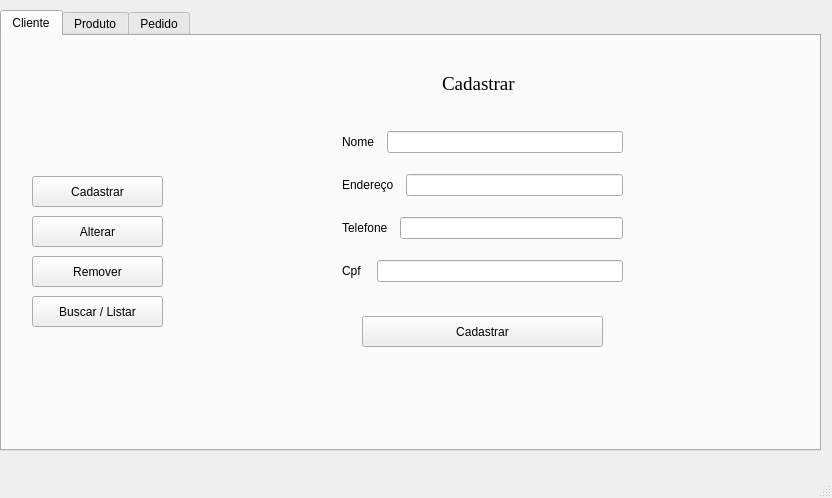
<?xml version="1.0" encoding="UTF-8"?>
<ui version="4.0">
 <class>MainWindow</class>
 <widget class="QMainWindow" name="MainWindow">
  <property name="geometry">
   <rect>
    <x>0</x>
    <y>0</y>
    <width>832</width>
    <height>498</height>
   </rect>
  </property>
  <property name="windowTitle">
   <string>Ludmilla Software</string>
  </property>
  <widget class="QWidget" name="centralwidget">
   <widget class="QTabWidget" name="maconha">
    <property name="geometry">
     <rect>
      <x>0</x>
      <y>10</y>
      <width>821</width>
      <height>441</height>
     </rect>
    </property>
    <property name="currentIndex">
     <number>0</number>
    </property>
    <widget class="QWidget" name="Cliente">
     <attribute name="title">
      <string>Cliente</string>
     </attribute>
     <widget class="QStackedWidget" name="stackedWidget">
      <property name="geometry">
       <rect>
        <x>210</x>
        <y>40</y>
        <width>551</width>
        <height>311</height>
       </rect>
      </property>
      <property name="currentIndex">
       <number>4</number>
      </property>
      <widget class="QWidget" name="page">
       <widget class="QLabel" name="label_6">
        <property name="geometry">
         <rect>
          <x>80</x>
          <y>0</y>
          <width>111</width>
          <height>16</height>
         </rect>
        </property>
        <property name="font">
         <font>
          <family>Times New Roman</family>
          <pointsize>14</pointsize>
         </font>
        </property>
        <property name="text">
         <string>Buscar / Listar</string>
        </property>
       </widget>
       <widget class="QPushButton" name="pushButton_Buscar">
        <property name="geometry">
         <rect>
          <x>20</x>
          <y>80</y>
          <width>111</width>
          <height>31</height>
         </rect>
        </property>
        <property name="text">
         <string>Buscar</string>
        </property>
       </widget>
       <widget class="QTextEdit" name="textEdit_saidaCliente">
        <property name="geometry">
         <rect>
          <x>320</x>
          <y>40</y>
          <width>221</width>
          <height>271</height>
         </rect>
        </property>
       </widget>
       <widget class="QLabel" name="label_8">
        <property name="geometry">
         <rect>
          <x>320</x>
          <y>20</y>
          <width>61</width>
          <height>16</height>
         </rect>
        </property>
        <property name="text">
         <string>Resultado:</string>
        </property>
       </widget>
       <widget class="QPushButton" name="pushButton_ListarCliente">
        <property name="geometry">
         <rect>
          <x>140</x>
          <y>80</y>
          <width>111</width>
          <height>31</height>
         </rect>
        </property>
        <property name="text">
         <string>Listar</string>
        </property>
       </widget>
       <widget class="QLineEdit" name="lineEdit_buscarId">
        <property name="geometry">
         <rect>
          <x>45</x>
          <y>43</y>
          <width>201</width>
          <height>22</height>
         </rect>
        </property>
       </widget>
       <widget class="QLabel" name="label_11">
        <property name="geometry">
         <rect>
          <x>23</x>
          <y>43</y>
          <width>16</width>
          <height>16</height>
         </rect>
        </property>
        <property name="text">
         <string>Id  </string>
        </property>
       </widget>
       <widget class="QPushButton" name="pushButton_BuscarLimpar">
        <property name="geometry">
         <rect>
          <x>80</x>
          <y>120</y>
          <width>111</width>
          <height>31</height>
         </rect>
        </property>
        <property name="text">
         <string>Limpar</string>
        </property>
       </widget>
      </widget>
      <widget class="QWidget" name="page_3">
       <widget class="QLabel" name="label_17">
        <property name="geometry">
         <rect>
          <x>240</x>
          <y>0</y>
          <width>71</width>
          <height>16</height>
         </rect>
        </property>
        <property name="font">
         <font>
          <family>Times New Roman</family>
          <pointsize>14</pointsize>
         </font>
        </property>
        <property name="text">
         <string>Remover</string>
        </property>
       </widget>
       <widget class="QPushButton" name="pushButton_removerB">
        <property name="geometry">
         <rect>
          <x>140</x>
          <y>80</y>
          <width>261</width>
          <height>31</height>
         </rect>
        </property>
        <property name="text">
         <string>Remover</string>
        </property>
       </widget>
       <widget class="QLabel" name="label_12">
        <property name="geometry">
         <rect>
          <x>143</x>
          <y>43</y>
          <width>21</width>
          <height>16</height>
         </rect>
        </property>
        <property name="font">
         <font>
          <pointsize>10</pointsize>
         </font>
        </property>
        <property name="text">
         <string>Id  </string>
        </property>
       </widget>
       <widget class="QLineEdit" name="lineEdit_removerId">
        <property name="geometry">
         <rect>
          <x>165</x>
          <y>43</y>
          <width>231</width>
          <height>22</height>
         </rect>
        </property>
        <property name="font">
         <font>
          <pointsize>10</pointsize>
         </font>
        </property>
       </widget>
      </widget>
      <widget class="QWidget" name="page_4">
       <widget class="QLabel" name="label_24">
        <property name="geometry">
         <rect>
          <x>250</x>
          <y>0</y>
          <width>61</width>
          <height>16</height>
         </rect>
        </property>
        <property name="font">
         <font>
          <family>Times New Roman</family>
          <pointsize>14</pointsize>
         </font>
        </property>
        <property name="text">
         <string>Alterar</string>
        </property>
       </widget>
       <widget class="QPushButton" name="pushButton_AlterarB">
        <property name="geometry">
         <rect>
          <x>140</x>
          <y>260</y>
          <width>281</width>
          <height>31</height>
         </rect>
        </property>
        <property name="text">
         <string>Alterar</string>
        </property>
       </widget>
       <widget class="QWidget" name="layoutWidget">
        <property name="geometry">
         <rect>
          <x>110</x>
          <y>30</y>
          <width>341</width>
          <height>211</height>
         </rect>
        </property>
        <layout class="QVBoxLayout" name="verticalLayout_2">
         <item>
          <layout class="QHBoxLayout" name="horizontalLayout_5">
           <item>
            <layout class="QHBoxLayout" name="horizontalLayout_15">
             <item>
              <widget class="QLabel" name="label_19">
               <property name="text">
                <string>Id  </string>
               </property>
              </widget>
             </item>
             <item>
              <widget class="QLineEdit" name="lineEdit_alterarId"/>
             </item>
            </layout>
           </item>
           <item>
            <widget class="QPushButton" name="pushButton_alterarClienteBusca">
             <property name="text">
              <string>Buscar</string>
             </property>
            </widget>
           </item>
          </layout>
         </item>
         <item>
          <layout class="QHBoxLayout" name="horizontalLayout_16">
           <item>
            <widget class="QLabel" name="label_20">
             <property name="text">
              <string>Nome  </string>
             </property>
            </widget>
           </item>
           <item>
            <widget class="QLineEdit" name="lineEdit_alterarNome"/>
           </item>
          </layout>
         </item>
         <item>
          <layout class="QHBoxLayout" name="horizontalLayout_17">
           <item>
            <widget class="QLabel" name="label_21">
             <property name="text">
              <string>Endereço  </string>
             </property>
            </widget>
           </item>
           <item>
            <widget class="QLineEdit" name="lineEdit_alterarEndereco"/>
           </item>
          </layout>
         </item>
         <item>
          <layout class="QHBoxLayout" name="horizontalLayout_18">
           <item>
            <widget class="QLabel" name="label_22">
             <property name="text">
              <string>Telefone  </string>
             </property>
            </widget>
           </item>
           <item>
            <widget class="QLineEdit" name="lineEdit_alterarTelefone"/>
           </item>
          </layout>
         </item>
         <item>
          <layout class="QHBoxLayout" name="horizontalLayout_19">
           <item>
            <widget class="QLabel" name="label_23">
             <property name="text">
              <string>Cpf   </string>
             </property>
            </widget>
           </item>
           <item>
            <widget class="QLineEdit" name="lineEdit_alterarCpf"/>
           </item>
          </layout>
         </item>
        </layout>
       </widget>
      </widget>
      <widget class="QWidget" name="page_5">
       <widget class="QLabel" name="label_clientes">
        <property name="geometry">
         <rect>
          <x>50</x>
          <y>20</y>
          <width>391</width>
          <height>241</height>
         </rect>
        </property>
        <property name="text">
         <string/>
        </property>
        <property name="pixmap">
         <pixmap>Image/clientes.png</pixmap>
        </property>
        <property name="scaledContents">
         <bool>true</bool>
        </property>
       </widget>
      </widget>
      <widget class="QWidget" name="page_2">
       <widget class="QLabel" name="label_5">
        <property name="geometry">
         <rect>
          <x>230</x>
          <y>0</y>
          <width>81</width>
          <height>16</height>
         </rect>
        </property>
        <property name="font">
         <font>
          <family>Times New Roman</family>
          <pointsize>14</pointsize>
         </font>
        </property>
        <property name="text">
         <string>Cadastrar</string>
        </property>
       </widget>
       <widget class="QPushButton" name="pushButton_cadastrarCliente">
        <property name="geometry">
         <rect>
          <x>150</x>
          <y>240</y>
          <width>241</width>
          <height>31</height>
         </rect>
        </property>
        <property name="text">
         <string>Cadastrar</string>
        </property>
       </widget>
       <widget class="QWidget" name="layoutWidget">
        <property name="geometry">
         <rect>
          <x>130</x>
          <y>40</y>
          <width>281</width>
          <height>181</height>
         </rect>
        </property>
        <layout class="QVBoxLayout" name="verticalLayout">
         <item>
          <layout class="QHBoxLayout" name="horizontalLayout_4">
           <item>
            <widget class="QLabel" name="label">
             <property name="text">
              <string>Nome  </string>
             </property>
            </widget>
           </item>
           <item>
            <widget class="QLineEdit" name="lineEdit_cadastroNome"/>
           </item>
          </layout>
         </item>
         <item>
          <layout class="QHBoxLayout" name="horizontalLayout_3">
           <item>
            <widget class="QLabel" name="label_2">
             <property name="text">
              <string>Endereço  </string>
             </property>
            </widget>
           </item>
           <item>
            <widget class="QLineEdit" name="lineEdit_cadastroEndereco"/>
           </item>
          </layout>
         </item>
         <item>
          <layout class="QHBoxLayout" name="horizontalLayout_2">
           <item>
            <widget class="QLabel" name="label_3">
             <property name="text">
              <string>Telefone  </string>
             </property>
            </widget>
           </item>
           <item>
            <widget class="QLineEdit" name="lineEdit_cadastroTelefone"/>
           </item>
          </layout>
         </item>
         <item>
          <layout class="QHBoxLayout" name="horizontalLayout">
           <item>
            <widget class="QLabel" name="label_4">
             <property name="text">
              <string>Cpf   </string>
             </property>
            </widget>
           </item>
           <item>
            <widget class="QLineEdit" name="lineEdit_cadastroCpf"/>
           </item>
          </layout>
         </item>
        </layout>
       </widget>
      </widget>
     </widget>
     <widget class="QPushButton" name="pushButton_InserirCliente">
      <property name="geometry">
       <rect>
        <x>30</x>
        <y>140</y>
        <width>131</width>
        <height>31</height>
       </rect>
      </property>
      <property name="text">
       <string>Cadastrar</string>
      </property>
     </widget>
     <widget class="QPushButton" name="pushButton_AlterarCliente">
      <property name="geometry">
       <rect>
        <x>30</x>
        <y>180</y>
        <width>131</width>
        <height>31</height>
       </rect>
      </property>
      <property name="text">
       <string>Alterar</string>
      </property>
     </widget>
     <widget class="QPushButton" name="pushButton_RemoverCliente">
      <property name="geometry">
       <rect>
        <x>30</x>
        <y>220</y>
        <width>131</width>
        <height>31</height>
       </rect>
      </property>
      <property name="text">
       <string>Remover</string>
      </property>
     </widget>
     <widget class="QPushButton" name="pushButton_ConsultarCliente">
      <property name="geometry">
       <rect>
        <x>30</x>
        <y>260</y>
        <width>131</width>
        <height>31</height>
       </rect>
      </property>
      <property name="text">
       <string>Buscar / Listar</string>
      </property>
     </widget>
     <widget class="QLabel" name="label_39">
      <property name="geometry">
       <rect>
        <x>30</x>
        <y>20</y>
        <width>131</width>
        <height>81</height>
       </rect>
      </property>
      <property name="text">
       <string/>
      </property>
      <property name="pixmap">
       <pixmap>Image/Ludmila Software.png</pixmap>
      </property>
      <property name="scaledContents">
       <bool>true</bool>
      </property>
     </widget>
    </widget>
    <widget class="QWidget" name="Produto">
     <attribute name="title">
      <string>Produto</string>
     </attribute>
     <widget class="QPushButton" name="pushButton_RemoverProduto">
      <property name="geometry">
       <rect>
        <x>30</x>
        <y>220</y>
        <width>131</width>
        <height>31</height>
       </rect>
      </property>
      <property name="text">
       <string>Remover</string>
      </property>
     </widget>
     <widget class="QPushButton" name="pushButton_ConsultarProduto">
      <property name="geometry">
       <rect>
        <x>30</x>
        <y>260</y>
        <width>131</width>
        <height>31</height>
       </rect>
      </property>
      <property name="text">
       <string>Buscar / Listar</string>
      </property>
     </widget>
     <widget class="QPushButton" name="pushButton_AlterarProduto">
      <property name="geometry">
       <rect>
        <x>30</x>
        <y>180</y>
        <width>131</width>
        <height>31</height>
       </rect>
      </property>
      <property name="text">
       <string>Alterar</string>
      </property>
     </widget>
     <widget class="QPushButton" name="pushButton_InserirProduto">
      <property name="geometry">
       <rect>
        <x>30</x>
        <y>140</y>
        <width>131</width>
        <height>31</height>
       </rect>
      </property>
      <property name="text">
       <string>Cadastrar</string>
      </property>
     </widget>
     <widget class="QStackedWidget" name="stackedWidget_2">
      <property name="geometry">
       <rect>
        <x>210</x>
        <y>40</y>
        <width>561</width>
        <height>311</height>
       </rect>
      </property>
      <property name="currentIndex">
       <number>2</number>
      </property>
      <widget class="QWidget" name="page_11">
       <widget class="QLabel" name="label_33">
        <property name="geometry">
         <rect>
          <x>80</x>
          <y>0</y>
          <width>111</width>
          <height>16</height>
         </rect>
        </property>
        <property name="font">
         <font>
          <family>Times New Roman</family>
          <pointsize>14</pointsize>
         </font>
        </property>
        <property name="text">
         <string>Buscar / Listar</string>
        </property>
       </widget>
       <widget class="QPushButton" name="pushButton_BuscarProduto">
        <property name="geometry">
         <rect>
          <x>20</x>
          <y>80</y>
          <width>111</width>
          <height>31</height>
         </rect>
        </property>
        <property name="text">
         <string>Buscar</string>
        </property>
       </widget>
       <widget class="QTextEdit" name="textEdit_saidaProduto">
        <property name="geometry">
         <rect>
          <x>320</x>
          <y>40</y>
          <width>221</width>
          <height>271</height>
         </rect>
        </property>
       </widget>
       <widget class="QLabel" name="label_34">
        <property name="geometry">
         <rect>
          <x>320</x>
          <y>20</y>
          <width>61</width>
          <height>16</height>
         </rect>
        </property>
        <property name="text">
         <string>Resultado:</string>
        </property>
       </widget>
       <widget class="QPushButton" name="pushButton_ListarProduto">
        <property name="geometry">
         <rect>
          <x>140</x>
          <y>80</y>
          <width>111</width>
          <height>31</height>
         </rect>
        </property>
        <property name="text">
         <string>Listar</string>
        </property>
       </widget>
       <widget class="QLineEdit" name="lineEdit_buscarCodigo">
        <property name="geometry">
         <rect>
          <x>45</x>
          <y>43</y>
          <width>201</width>
          <height>22</height>
         </rect>
        </property>
       </widget>
       <widget class="QLabel" name="label_35">
        <property name="geometry">
         <rect>
          <x>23</x>
          <y>43</y>
          <width>16</width>
          <height>16</height>
         </rect>
        </property>
        <property name="text">
         <string>Id  </string>
        </property>
       </widget>
       <widget class="QPushButton" name="pushButton_limparProduto">
        <property name="geometry">
         <rect>
          <x>80</x>
          <y>120</y>
          <width>111</width>
          <height>31</height>
         </rect>
        </property>
        <property name="text">
         <string>Limpar</string>
        </property>
       </widget>
      </widget>
      <widget class="QWidget" name="page_12">
       <widget class="QLabel" name="label_36">
        <property name="geometry">
         <rect>
          <x>240</x>
          <y>0</y>
          <width>71</width>
          <height>16</height>
         </rect>
        </property>
        <property name="font">
         <font>
          <family>Times New Roman</family>
          <pointsize>14</pointsize>
         </font>
        </property>
        <property name="text">
         <string>Remover</string>
        </property>
       </widget>
       <widget class="QPushButton" name="pushButton_removerB_3">
        <property name="geometry">
         <rect>
          <x>140</x>
          <y>80</y>
          <width>261</width>
          <height>31</height>
         </rect>
        </property>
        <property name="text">
         <string>Remover</string>
        </property>
       </widget>
       <widget class="QLabel" name="label_37">
        <property name="geometry">
         <rect>
          <x>143</x>
          <y>43</y>
          <width>21</width>
          <height>16</height>
         </rect>
        </property>
        <property name="font">
         <font>
          <pointsize>10</pointsize>
         </font>
        </property>
        <property name="text">
         <string>Id  </string>
        </property>
       </widget>
       <widget class="QLineEdit" name="lineEdit_removerCodigo">
        <property name="geometry">
         <rect>
          <x>165</x>
          <y>43</y>
          <width>231</width>
          <height>22</height>
         </rect>
        </property>
        <property name="font">
         <font>
          <pointsize>10</pointsize>
         </font>
        </property>
       </widget>
      </widget>
      <widget class="QWidget" name="page_13">
       <widget class="QLabel" name="label_43">
        <property name="geometry">
         <rect>
          <x>250</x>
          <y>0</y>
          <width>61</width>
          <height>16</height>
         </rect>
        </property>
        <property name="font">
         <font>
          <family>Times New Roman</family>
          <pointsize>14</pointsize>
         </font>
        </property>
        <property name="text">
         <string>Alterar</string>
        </property>
       </widget>
       <widget class="QPushButton" name="pushButton_AlterarProduto_2">
        <property name="geometry">
         <rect>
          <x>130</x>
          <y>230</y>
          <width>281</width>
          <height>31</height>
         </rect>
        </property>
        <property name="text">
         <string>Alterar</string>
        </property>
       </widget>
       <widget class="QWidget" name="layoutWidget">
        <property name="geometry">
         <rect>
          <x>92</x>
          <y>33</y>
          <width>361</width>
          <height>191</height>
         </rect>
        </property>
        <layout class="QVBoxLayout" name="verticalLayout_4">
         <item>
          <layout class="QHBoxLayout" name="horizontalLayout_7">
           <item>
            <widget class="QLabel" name="label_65">
             <property name="text">
              <string> Codigo  </string>
             </property>
            </widget>
           </item>
           <item>
            <widget class="QLineEdit" name="lineEdit_alterarCodigo"/>
           </item>
           <item>
            <widget class="QPushButton" name="pushButton_alterarProdutoBusca">
             <property name="text">
              <string>Buscar</string>
             </property>
            </widget>
           </item>
          </layout>
         </item>
         <item>
          <layout class="QHBoxLayout" name="horizontalLayout_26">
           <item>
            <widget class="QLabel" name="label_66">
             <property name="text">
              <string>Descrição  </string>
             </property>
            </widget>
           </item>
           <item>
            <widget class="QLineEdit" name="lineEdit_alterarDescricao"/>
           </item>
          </layout>
         </item>
         <item>
          <layout class="QHBoxLayout" name="horizontalLayout_27">
           <item>
            <widget class="QLabel" name="label_67">
             <property name="text">
              <string>Quantidade em Estoque  </string>
             </property>
            </widget>
           </item>
           <item>
            <widget class="QLineEdit" name="lineEdit_alterarEstoque"/>
           </item>
          </layout>
         </item>
         <item>
          <layout class="QHBoxLayout" name="horizontalLayout_28">
           <item>
            <widget class="QLabel" name="label_68">
             <property name="text">
              <string>Preço unitario  </string>
             </property>
            </widget>
           </item>
           <item>
            <widget class="QLineEdit" name="lineEdit_alterarPreco"/>
           </item>
          </layout>
         </item>
        </layout>
       </widget>
      </widget>
      <widget class="QWidget" name="page_14">
       <widget class="QLabel" name="label_produtos">
        <property name="geometry">
         <rect>
          <x>50</x>
          <y>20</y>
          <width>391</width>
          <height>241</height>
         </rect>
        </property>
        <property name="text">
         <string/>
        </property>
        <property name="pixmap">
         <pixmap>Image/produtos.png</pixmap>
        </property>
        <property name="scaledContents">
         <bool>true</bool>
        </property>
       </widget>
      </widget>
      <widget class="QWidget" name="page_15">
       <widget class="QLabel" name="label_44">
        <property name="geometry">
         <rect>
          <x>230</x>
          <y>0</y>
          <width>81</width>
          <height>16</height>
         </rect>
        </property>
        <property name="font">
         <font>
          <family>Times New Roman</family>
          <pointsize>14</pointsize>
         </font>
        </property>
        <property name="text">
         <string>Cadastrar</string>
        </property>
       </widget>
       <widget class="QPushButton" name="pushButton_cadastrarProduto">
        <property name="geometry">
         <rect>
          <x>130</x>
          <y>230</y>
          <width>281</width>
          <height>31</height>
         </rect>
        </property>
        <property name="text">
         <string>Cadastrar</string>
        </property>
       </widget>
       <widget class="QWidget" name="layoutWidget_5">
        <property name="geometry">
         <rect>
          <x>90</x>
          <y>30</y>
          <width>361</width>
          <height>181</height>
         </rect>
        </property>
        <layout class="QVBoxLayout" name="verticalLayout_3">
         <item>
          <layout class="QHBoxLayout" name="horizontalLayout_9">
           <item>
            <widget class="QLabel" name="label_45">
             <property name="text">
              <string> Codigo  </string>
             </property>
            </widget>
           </item>
           <item>
            <widget class="QLineEdit" name="lineEdit_cadastroCodigo"/>
           </item>
          </layout>
         </item>
         <item>
          <layout class="QHBoxLayout" name="horizontalLayout_10">
           <item>
            <widget class="QLabel" name="label_46">
             <property name="text">
              <string>Descrição  </string>
             </property>
            </widget>
           </item>
           <item>
            <widget class="QLineEdit" name="lineEdit_cadastroDescricao"/>
           </item>
          </layout>
         </item>
         <item>
          <layout class="QHBoxLayout" name="horizontalLayout_11">
           <item>
            <widget class="QLabel" name="label_47">
             <property name="text">
              <string>Quantidade em Estoque  </string>
             </property>
            </widget>
           </item>
           <item>
            <widget class="QLineEdit" name="lineEdit_cadastroEstoque"/>
           </item>
          </layout>
         </item>
         <item>
          <layout class="QHBoxLayout" name="horizontalLayout_12">
           <item>
            <widget class="QLabel" name="label_48">
             <property name="text">
              <string>Preço unitario  </string>
             </property>
            </widget>
           </item>
           <item>
            <widget class="QLineEdit" name="lineEdit_cadastroPreco"/>
           </item>
          </layout>
         </item>
        </layout>
       </widget>
      </widget>
     </widget>
     <widget class="QLabel" name="label_40">
      <property name="geometry">
       <rect>
        <x>30</x>
        <y>20</y>
        <width>131</width>
        <height>81</height>
       </rect>
      </property>
      <property name="text">
       <string/>
      </property>
      <property name="pixmap">
       <pixmap>Image/LudmilaSoftware.png</pixmap>
      </property>
      <property name="scaledContents">
       <bool>true</bool>
      </property>
     </widget>
    </widget>
    <widget class="QWidget" name="Pedido">
     <attribute name="title">
      <string>Pedido</string>
     </attribute>
     <widget class="QPushButton" name="pushButton_RemoverPedido">
      <property name="geometry">
       <rect>
        <x>30</x>
        <y>180</y>
        <width>131</width>
        <height>31</height>
       </rect>
      </property>
      <property name="text">
       <string>Remover Pedido</string>
      </property>
     </widget>
     <widget class="QPushButton" name="pushButton_ConsultarPedido">
      <property name="geometry">
       <rect>
        <x>30</x>
        <y>220</y>
        <width>131</width>
        <height>31</height>
       </rect>
      </property>
      <property name="text">
       <string>Consultar / Listar</string>
      </property>
     </widget>
     <widget class="QPushButton" name="pushButton_novoPedido">
      <property name="geometry">
       <rect>
        <x>30</x>
        <y>140</y>
        <width>131</width>
        <height>31</height>
       </rect>
      </property>
      <property name="text">
       <string>Novo Pedido</string>
      </property>
     </widget>
     <widget class="QLabel" name="label_41">
      <property name="geometry">
       <rect>
        <x>30</x>
        <y>20</y>
        <width>131</width>
        <height>81</height>
       </rect>
      </property>
      <property name="text">
       <string/>
      </property>
      <property name="pixmap">
       <pixmap>Image/Ludmila Software.png</pixmap>
      </property>
      <property name="scaledContents">
       <bool>true</bool>
      </property>
     </widget>
     <widget class="QStackedWidget" name="stackedWidget_3">
      <property name="geometry">
       <rect>
        <x>210</x>
        <y>40</y>
        <width>591</width>
        <height>311</height>
       </rect>
      </property>
      <property name="currentIndex">
       <number>0</number>
      </property>
      <widget class="QWidget" name="page_21">
       <widget class="QLabel" name="label_69">
        <property name="geometry">
         <rect>
          <x>60</x>
          <y>0</y>
          <width>111</width>
          <height>16</height>
         </rect>
        </property>
        <property name="font">
         <font>
          <family>Times New Roman</family>
          <pointsize>14</pointsize>
         </font>
        </property>
        <property name="text">
         <string>Buscar / Listar</string>
        </property>
       </widget>
       <widget class="QPushButton" name="pushButton_BuscarPedido">
        <property name="geometry">
         <rect>
          <x>0</x>
          <y>80</y>
          <width>111</width>
          <height>31</height>
         </rect>
        </property>
        <property name="text">
         <string>Buscar</string>
        </property>
       </widget>
       <widget class="QTextEdit" name="textEdit_saidaPedidoListar">
        <property name="geometry">
         <rect>
          <x>240</x>
          <y>40</y>
          <width>331</width>
          <height>271</height>
         </rect>
        </property>
       </widget>
       <widget class="QLabel" name="label_70">
        <property name="geometry">
         <rect>
          <x>240</x>
          <y>20</y>
          <width>61</width>
          <height>16</height>
         </rect>
        </property>
        <property name="text">
         <string>Resultado:</string>
        </property>
       </widget>
       <widget class="QPushButton" name="pushButton_ListarPedido">
        <property name="geometry">
         <rect>
          <x>120</x>
          <y>80</y>
          <width>111</width>
          <height>31</height>
         </rect>
        </property>
        <property name="text">
         <string>Listar</string>
        </property>
       </widget>
       <widget class="QPushButton" name="pushButton_pedidoLimpar">
        <property name="geometry">
         <rect>
          <x>60</x>
          <y>160</y>
          <width>111</width>
          <height>31</height>
         </rect>
        </property>
        <property name="text">
         <string>Limpar</string>
        </property>
       </widget>
       <widget class="QPushButton" name="pushButton_BuscarPedidoListarCliente">
        <property name="geometry">
         <rect>
          <x>0</x>
          <y>120</y>
          <width>231</width>
          <height>31</height>
         </rect>
        </property>
        <property name="text">
         <string>Listar  Cliente</string>
        </property>
       </widget>
       <widget class="QWidget" name="layoutWidget">
        <property name="geometry">
         <rect>
          <x>3</x>
          <y>43</y>
          <width>231</width>
          <height>24</height>
         </rect>
        </property>
        <layout class="QHBoxLayout" name="horizontalLayout_6">
         <item>
          <widget class="QLabel" name="label_71">
           <property name="text">
            <string>Numero do Pedido: </string>
           </property>
          </widget>
         </item>
         <item>
          <widget class="QLineEdit" name="lineEdit_buscarPedido"/>
         </item>
        </layout>
       </widget>
      </widget>
      <widget class="QWidget" name="page_22">
       <widget class="QLabel" name="label_72">
        <property name="geometry">
         <rect>
          <x>240</x>
          <y>0</y>
          <width>71</width>
          <height>16</height>
         </rect>
        </property>
        <property name="font">
         <font>
          <family>Times New Roman</family>
          <pointsize>14</pointsize>
         </font>
        </property>
        <property name="text">
         <string>Remover</string>
        </property>
       </widget>
       <widget class="QPushButton" name="pushButton_removerPedidoB">
        <property name="geometry">
         <rect>
          <x>140</x>
          <y>80</y>
          <width>261</width>
          <height>31</height>
         </rect>
        </property>
        <property name="text">
         <string>Remover</string>
        </property>
       </widget>
       <widget class="QLabel" name="label_73">
        <property name="geometry">
         <rect>
          <x>143</x>
          <y>43</y>
          <width>21</width>
          <height>16</height>
         </rect>
        </property>
        <property name="font">
         <font>
          <pointsize>10</pointsize>
         </font>
        </property>
        <property name="text">
         <string>Id  </string>
        </property>
       </widget>
       <widget class="QLineEdit" name="lineEdit_removerPedido">
        <property name="geometry">
         <rect>
          <x>165</x>
          <y>43</y>
          <width>231</width>
          <height>22</height>
         </rect>
        </property>
        <property name="font">
         <font>
          <pointsize>10</pointsize>
         </font>
        </property>
       </widget>
      </widget>
      <widget class="QWidget" name="page_24">
       <widget class="QLabel" name="label_pedidos">
        <property name="geometry">
         <rect>
          <x>50</x>
          <y>20</y>
          <width>391</width>
          <height>241</height>
         </rect>
        </property>
        <property name="text">
         <string/>
        </property>
        <property name="pixmap">
         <pixmap>Image/pedidos.png</pixmap>
        </property>
        <property name="scaledContents">
         <bool>true</bool>
        </property>
       </widget>
      </widget>
      <widget class="QWidget" name="page_25">
       <widget class="QTextEdit" name="textEdit_saidaPedido">
        <property name="geometry">
         <rect>
          <x>290</x>
          <y>30</y>
          <width>261</width>
          <height>261</height>
         </rect>
        </property>
       </widget>
       <widget class="QLabel" name="label_81">
        <property name="geometry">
         <rect>
          <x>290</x>
          <y>0</y>
          <width>61</width>
          <height>16</height>
         </rect>
        </property>
        <property name="font">
         <font>
          <pointsize>11</pointsize>
         </font>
        </property>
        <property name="text">
         <string>Pedido:</string>
        </property>
       </widget>
       <widget class="QPushButton" name="pushButton_pedidoGerar">
        <property name="geometry">
         <rect>
          <x>40</x>
          <y>160</y>
          <width>231</width>
          <height>31</height>
         </rect>
        </property>
        <property name="text">
         <string>Gerar Pedido</string>
        </property>
       </widget>
       <widget class="QLabel" name="label_82">
        <property name="geometry">
         <rect>
          <x>100</x>
          <y>0</y>
          <width>111</width>
          <height>16</height>
         </rect>
        </property>
        <property name="font">
         <font>
          <family>Times New Roman</family>
          <pointsize>14</pointsize>
         </font>
        </property>
        <property name="text">
         <string>Novo Pedido</string>
        </property>
       </widget>
       <widget class="QPushButton" name="pushButton_pedidoAdicionar">
        <property name="geometry">
         <rect>
          <x>40</x>
          <y>120</y>
          <width>111</width>
          <height>31</height>
         </rect>
        </property>
        <property name="text">
         <string>Adicionar Produto</string>
        </property>
       </widget>
       <widget class="QWidget" name="layoutWidget">
        <property name="geometry">
         <rect>
          <x>40</x>
          <y>43</y>
          <width>231</width>
          <height>61</height>
         </rect>
        </property>
        <layout class="QVBoxLayout" name="verticalLayout_10">
         <item>
          <layout class="QHBoxLayout" name="horizontalLayout_41">
           <item>
            <widget class="QLabel" name="label_83">
             <property name="font">
              <font>
               <pointsize>9</pointsize>
              </font>
             </property>
             <property name="text">
              <string>Id do Cliente:  </string>
             </property>
            </widget>
           </item>
           <item>
            <widget class="QLineEdit" name="lineEdit_pedidoIdCliente"/>
           </item>
          </layout>
         </item>
         <item>
          <layout class="QHBoxLayout" name="horizontalLayout_40">
           <item>
            <widget class="QLabel" name="label_84">
             <property name="font">
              <font>
               <pointsize>9</pointsize>
              </font>
             </property>
             <property name="text">
              <string>Data da compra:</string>
             </property>
            </widget>
           </item>
           <item>
            <widget class="QLineEdit" name="lineEdit_pedidoData">
             <property name="text">
              <string/>
             </property>
            </widget>
           </item>
          </layout>
         </item>
        </layout>
       </widget>
       <widget class="QPushButton" name="pushButton_pedidoRemoverProduto">
        <property name="geometry">
         <rect>
          <x>160</x>
          <y>120</y>
          <width>111</width>
          <height>31</height>
         </rect>
        </property>
        <property name="text">
         <string>Remover Produto</string>
        </property>
       </widget>
      </widget>
     </widget>
    </widget>
   </widget>
  </widget>
  <widget class="QMenuBar" name="menubar">
   <property name="geometry">
    <rect>
     <x>0</x>
     <y>0</y>
     <width>832</width>
     <height>20</height>
    </rect>
   </property>
  </widget>
  <widget class="QStatusBar" name="statusbar"/>
 </widget>
 <resources/>
 <connections/>
</ui>
